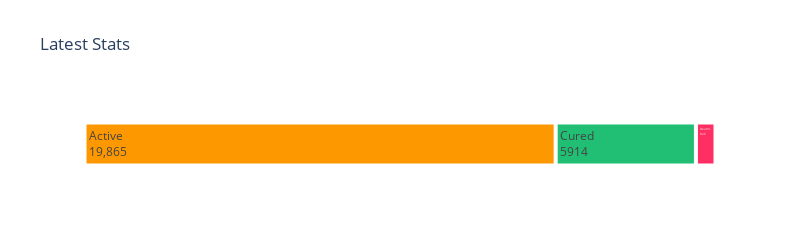

This figure's notebook cell:
### Code cell
fig = px.treemap(tm, path=["variable"], values="value",height=250, width=800,
                 color_discrete_sequence=[act, rec, dth], title='Latest Stats')

fig.data[0].textinfo = 'label+value+text'
fig.show()

### Figure 1 — Plotly figure (JSON) as saved in the notebook; plotly's stock layout.template omitted (floating-point values rounded to 4 significant figures)
{"data": [{"branchvalues": "total", "domain": {"x": [0, 1], "y": [0, 1]}, "hoverlabel": {"namelength": 0}, "hovertemplate": "labels=%{label}<br>value=%{value}<br>parent=%{parent}<br>id=%{id}", "ids": ["Active", "Cured", "Deaths"], "labels": ["Active", "Cured", "Deaths"], "name": "", "parents": ["", "", ""], "textinfo": "label+value+text", "type": "treemap", "values": [19865, 5914, 826]}], "layout": {"height": 250, "legend": {"tracegroupgap": 0}, "title": {"text": "Latest Stats"}, "treemapcolorway": ["#fe9801", "#21bf73", "#ff2e63"], "width": 800}}
